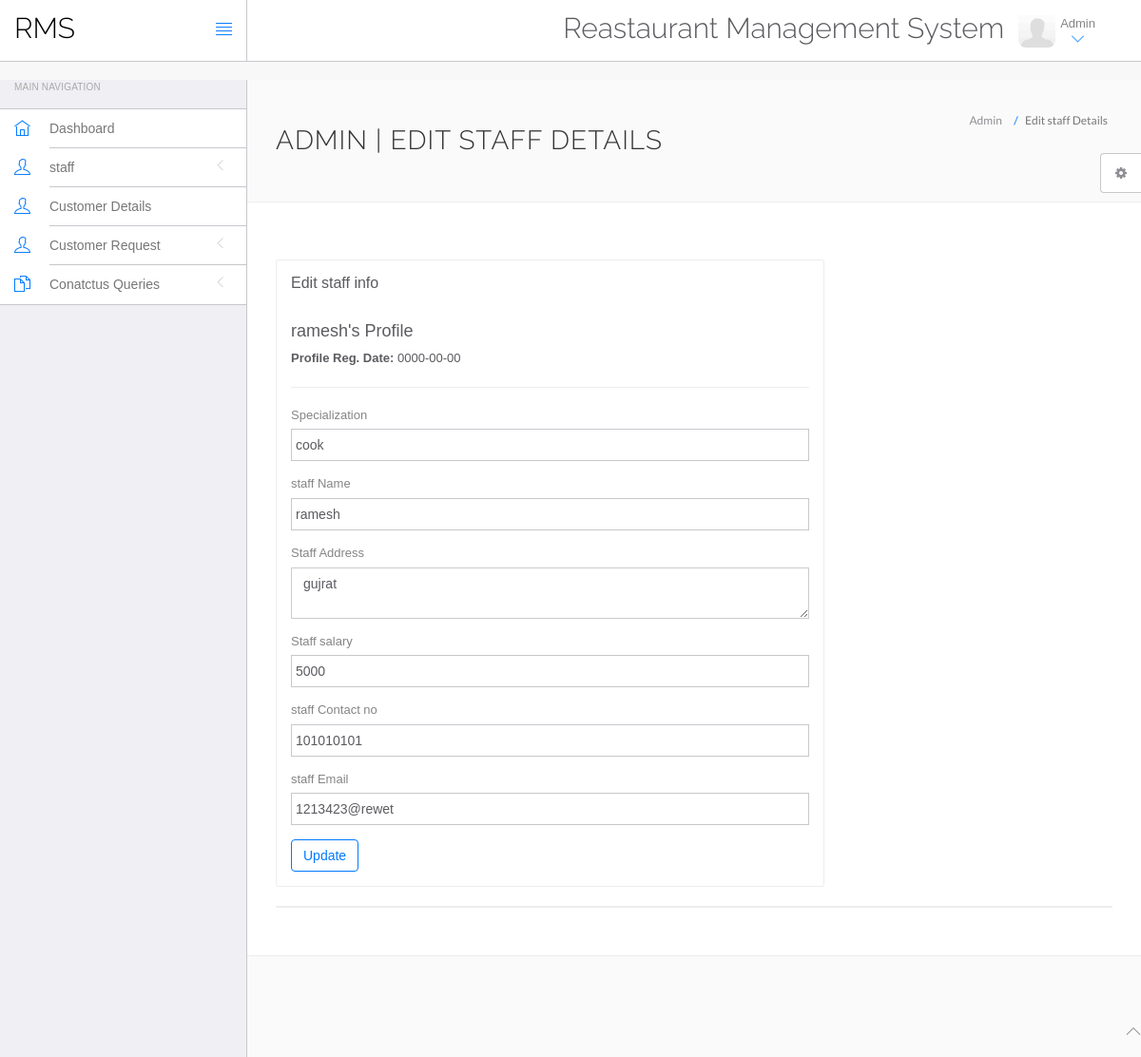
The app's page /admin/edit-staff.php?id=2 with its own data.
### tables this page shows
CREATE TABLE `staff` (
  `id` int(11) NOT NULL,
  `specilization` varchar(50) NOT NULL,
  `name` varchar(30) NOT NULL,
  `email` varchar(30) NOT NULL,
  `address` varchar(100) NOT NULL,
  `salary` int(7) NOT NULL,
  `contact` int(20) NOT NULL,
  `type` int(11) NOT NULL,
  `join` date NOT NULL,
  `updatetime` datetime NOT NULL DEFAULT current_timestamp()
);

### admin/edit-staff.php (the view, shortened to what this page needs)
<?php
$con = mysqli_connect('localhost', 'root', '',);
mysqli_select_db($con, 'userform');
$did = intval($_GET['id']);
?>
<!DOCTYPE html>S
<html lang="en">
<head>
	<link rel="stylesheet" href="vendor/bootstrap/css/bootstrap.min.css">
	<link rel="stylesheet" href="vendor/fontawesome/css/font-awesome.min.css">
	<link rel="stylesheet" href="vendor/themify-icons/themify-icons.min.css">
	<link href="vendor/animate.css/animate.min.css" rel="stylesheet" media="screen">
	<link href="vendor/perfect-scrollbar/perfect-scrollbar.min.css" rel="stylesheet" media="screen">
	<link href="vendor/switchery/switchery.min.css" rel="stylesheet" media="screen">
	<link href="vendor/bootstrap-touchspin/jquery.bootstrap-touchspin.min.css" rel="stylesheet" media="screen">
	<link href="vendor/select2/select2.min.css" rel="stylesheet" media="screen">
	<link href="vendor/bootstrap-datepicker/bootstrap-datepicker3.standalone.min.css" rel="stylesheet" media="screen">
	<link href="vendor/bootstrap-timepicker/bootstrap-timepicker.min.css" rel="stylesheet" media="screen">
	<link rel="stylesheet" href="assets/css/styles.css">
	<link rel="stylesheet" href="assets/css/plugins.css">
	<link rel="stylesheet" href="assets/css/themes/theme-1.css" id="skin_color" />
</head>
<body>
	<div id="app">
		<?php include('include/sidebar.php'); ?>
		<div class="app-content">
			<?php include('include/header.php'); ?>
			<div class="main-content">
				<div class="wrap-content container" id="container">
					<section id="page-title">
						<div class="row">
							<div class="col-sm-8">
								<h1 class="mainTitle">Admin | Edit staff Details</h1>
							</div>
							<ol class="breadcrumb">
								<li>
									<span>Admin</span>
								</li>
								<li class="active">
									<span>Edit staff Details</span>
								</li>
							</ol>
						</div>
					</section>
					<div class="container-fluid container-fullw bg-white">
						<div class="row">
							<div class="col-md-12">
								<div class="row margin-top-30">
									<div class="col-lg-8 col-md-12">
										<div class="panel panel-white">
											<div class="panel-heading">
												<h5 class="panel-title">Edit staff info</h5>
											</div>
											<div class="panel-body">
												<?php $sql = mysqli_query($con, "select * from `staff` where id='$did'");
												while ($data = mysqli_fetch_array($sql)) {
												?>
													<h4><?php echo htmlentities($data['name']); ?>'s Profile</h4>
													<p><b>Profile Reg. Date: </b><?php echo htmlentities($data['join']); ?></p>
													<hr />
													<form role="form" name="adddoc" method="post" onSubmit="return valid();">
														<div class="form-group">
															<label for="specialization">
																Specialization
															</label>
															<input type="text" name="specilization" class="form-control" value="<?php echo htmlentities($data['specilization']); ?>">
														</div>
														<div class="form-group">
															<label for="name">
																staff Name
															</label>
															<input type="text" name="name" class="form-control" value="<?php echo htmlentities($data['name']); ?>">
														</div>
														<div class="form-group">
															<label for="address">
																Staff Address
															</label>
															<textarea name="address" class="form-control"><?php echo htmlentities($data['address']); ?></textarea>
														</div>
														<div class="form-group">
															<label for="fess">
																Staff salary
															</label>
															<input type="number" name="salary" class="form-control" required="required" value="<?php echo htmlentities($data['salary']); ?>">
														</div>
														<div class="form-group">
															<label for="contact">
																staff Contact no
															</label>
															<input type="number" name="contact" class="form-control" required="required" value="<?php echo htmlentities($data['contact']); ?>">
														</div>
														<div class="form-group">
															<label for="email">
																staff Email
															</label>
															<input type="email" name="email" class="form-control" required="required" value="<?php echo htmlentities($data['email']); ?>">
														</div>
													<?php } ?>
													<button type="submit" name="submit" class="btn btn-o btn-primary">
														Update
													</button>
													</form>
											</div>
										</div>
									</div>
								</div>
							</div>
							<div class="col-lg-12 col-md-12">
								<div class="panel panel-white">
								</div>
							</div>
						</div>
					</div>
				</div>
			</div>
		</div>
	</div>
	<?php include('include/footer.php'); ?>
	<?php include('include/setting.php'); ?>
</body>
</html>

### admin/assets/css/themes/theme-1.css (style rules this page uses)
body { background: #FAFAFA; }

### records on screen
staff: name "ramesh", join "0000-00-00", specilization "cook", address "gujrat", salary "5000", contact "101010101", email "1213423@rewet"
